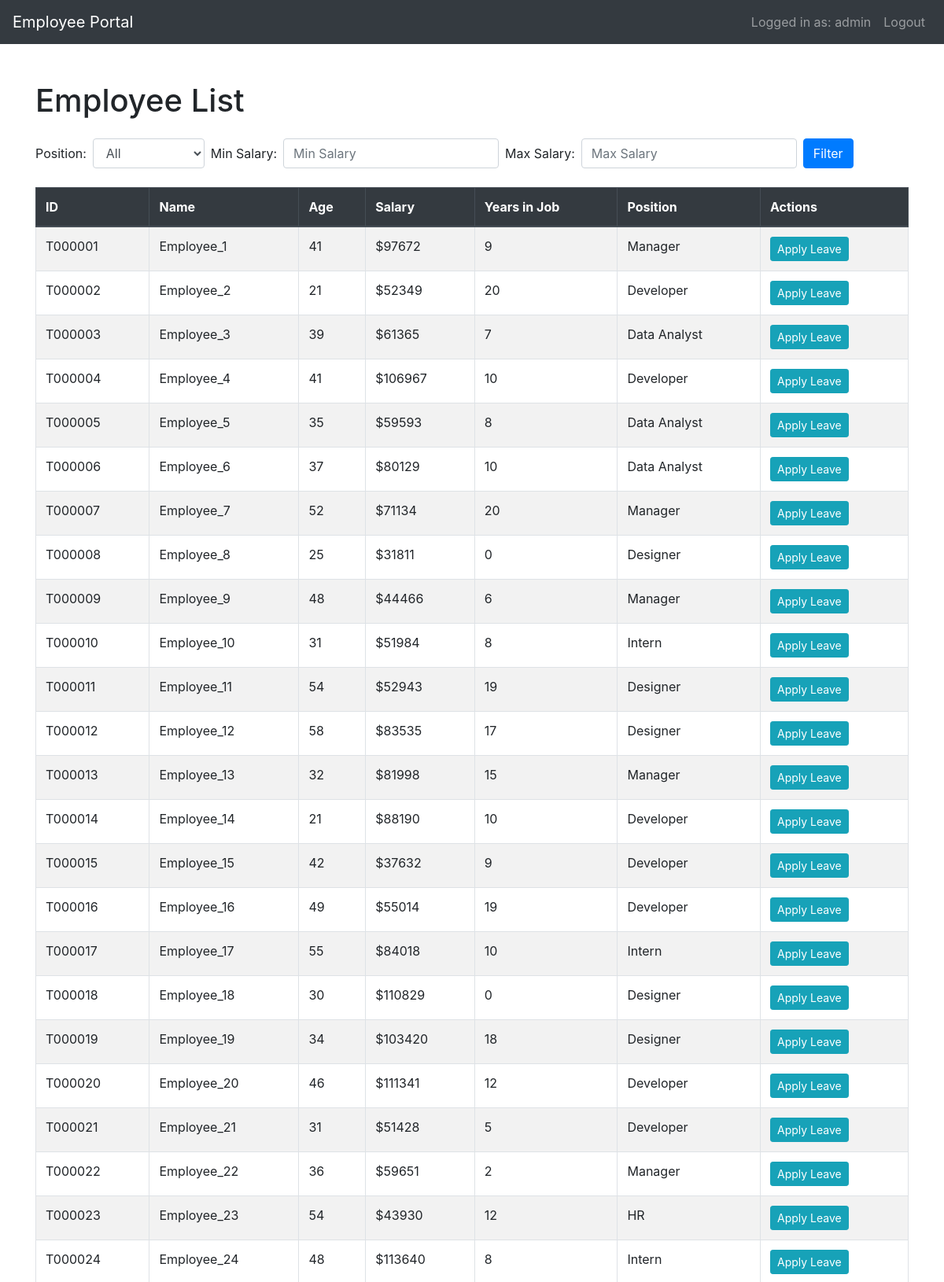
Page /employees (signed in, upper part) on the committed database.
### models.py (models this page shows, shortened)
class Employee(db.Model):
    __tablename__ = 'employees'
    id = db.Column(db.Integer, primary_key=True)
    name = db.Column(db.String(80), nullable=False)
    age = db.Column(db.Integer)
    salary = db.Column(db.Integer)
    years_in_job = db.Column(db.Integer)
    position = db.Column(db.String(80), nullable=False)

### app.py (the view)
@app.route("/employees", methods=["GET"])
@login_required
def list_employees():
    q = db.session.query(Employee)
    position = request.args.get("position")
    min_salary = request.args.get("min_salary", type=int)
    max_salary = request.args.get("max_salary", type=int)
    if position:
        q = q.filter(Employee.position == position)
    if min_salary is not None:
        q = q.filter(Employee.salary >= min_salary)
    if max_salary is not None:
        q = q.filter(Employee.salary <= max_salary)
    page = request.args.get("page", default=1, type=int)
    per_page = request.args.get("per_page", default=50, type=int)
    per_page = max(1, min(per_page, 200))
    total = q.count()
    rows = q.order_by(Employee.id).offset((page - 1) * per_page).limit(per_page).all()
    return render_template("employees.html",
                           total=total,
                           page=page,
                           per_page=per_page,
                           data=[serialize_emp(e) for e in rows])

### app.py (called while the page is built)
@app.template_filter('zfill')
def zfill_filter(s, width):
    return str(s).zfill(width)

def serialize_emp(e):
    return {
        "id": e.id,
        "name": e.name,
        "age": e.age,
        "salary": e.salary,
        "years_in_job": e.years_in_job,
        "position": e.position,
    }

def login_required(f):
    @wraps(f)
    def wrap(*args, **kwargs):
        if 'logged_in' in session:
            return f(*args, **kwargs)
        else:
            return redirect(url_for('login'))
    return wrap

### templates/employees.html (shortened to what this page needs)
{% extends "base.html" %}
{% block content %}
<div class="mt-4">
    <h1 class="mb-4">Employee List</h1>
    <div class="row">
        <div class="col">
            <form action="{{ url_for('list_employees') }}" method="get" class="form-inline mb-4">
                <div class="form-group mr-2">
                    <label for="position" class="mr-2">Position:</label>
                    <select class="form-control" id="position" name="position">
                        <option value="">All</option>
                    </select>
                </div>
                <div class="form-group mr-2">
                    <label for="min_salary" class="mr-2">Min Salary:</label>
                    <input type="number" class="form-control" id="min_salary" name="min_salary" placeholder="Min Salary">
                </div>
                <div class="form-group mr-2">
                    <label for="max_salary" class="mr-2">Max Salary:</label>
                    <input type="number" class="form-control" id="max_salary" name="max_salary" placeholder="Max Salary">
                </div>
                <button type="submit" class="btn btn-primary">Filter</button>
            </form>
        </div>
    </div>
    <div class="table-responsive">
        <table class="table table-striped table-bordered">
            <thead class="thead-dark">
                <tr>
                    <th>ID</th>
                    <th>Name</th>
                    <th>Age</th>
                    <th>Salary</th>
                    <th>Years in Job</th>
                    <th>Position</th>
                    <th>Actions</th>
                </tr>
            </thead>
            <tbody>
                {% for emp in data %}
                <tr>
                    <td>T{{ emp.id|string|zfill(6) }}</td>
                    <td>{{ emp.name }}</td>
                    <td>{{ emp.age }}</td>
                    <td>${{ emp.salary }}</td>
                    <td>{{ emp.years_in_job }}</td>
                    <td>{{ emp.position }}</td>
                    <td>
                        <a href="{{ url_for('leave_form', emp_id=emp.id) }}" class="btn btn-info btn-sm">Apply Leave</a>
                    </td>
                </tr>
                {% endfor %}
            </tbody>
        </table>
    </div>
</div>
{% endblock %}

### templates/base.html (shortened to what this page needs)
<!DOCTYPE html>
<html lang="en">
<head>
    <link rel="stylesheet" href="https://stackpath.bootstrapcdn.com/bootstrap/4.5.2/css/bootstrap.min.css">
</head>
<body>
    <nav class="navbar navbar-expand-md navbar-dark bg-dark fixed-top">
        <a class="navbar-brand" href="{{ url_for('list_employees') }}">Employee Portal</a>
        <div class="collapse navbar-collapse">
            <ul class="navbar-nav ml-auto">
                {% if 'logged_in' in session %}
                <li class="nav-item">
                    <a class="nav-link" href="#">Logged in as: {{ session['username'] }}</a>
                </li>
                <li class="nav-item">
                    <a class="nav-link" href="{{ url_for('logout') }}">Logout</a>
                </li>
                {% endif %}
            </ul>
        </div>
    </nav>
    <main role="main" class="container">
        {% block content %}{% endblock %}
    </main>
</body>
</html>

### templates/base.html (style rules this page uses)
body { padding-top: 5rem; }

### rows in the picture
Employee: id|zfill "000001", name "Employee_1", age "41", salary "97672", years_in_job "9", position "Manager"
Employee: id|zfill "000002", name "Employee_2", age "21", salary "52349", years_in_job "20", position "Developer"
Employee: id|zfill "000003", name "Employee_3", age "39", salary "61365", years_in_job "7", position "Data Analyst"
Employee: id|zfill "000004", name "Employee_4", age "41", salary "106967", years_in_job "10", position "Developer"
Employee: id|zfill "000005", name "Employee_5", age "35", salary "59593", years_in_job "8", position "Data Analyst"
Employee: id|zfill "000006", name "Employee_6", age "37", salary "80129", years_in_job "10", position "Data Analyst"
Employee: id|zfill "000007", name "Employee_7", age "52", salary "71134", years_in_job "20", position "Manager"
Employee: id|zfill "000008", name "Employee_8", age "25", salary "31811", years_in_job "0", position "Designer"
Employee: id|zfill "000009", name "Employee_9", age "48", salary "44466", years_in_job "6", position "Manager"
Employee: id|zfill "000010", name "Employee_10", age "31", salary "51984", years_in_job "8", position "Intern"
Employee: id|zfill "000011", name "Employee_11", age "54", salary "52943", years_in_job "19", position "Designer"
Employee: id|zfill "000012", name "Employee_12", age "58", salary "83535", years_in_job "17", position "Designer"
Employee: id|zfill "000013", name "Employee_13", age "32", salary "81998", years_in_job "15", position "Manager"
Employee: id|zfill "000014", name "Employee_14", age "21", salary "88190", years_in_job "10", position "Developer"
Employee: id|zfill "000015", name "Employee_15", age "42", salary "37632", years_in_job "9", position "Developer"
Employee: id|zfill "000016", name "Employee_16", age "49", salary "55014", years_in_job "19", position "Developer"
Employee: id|zfill "000017", name "Employee_17", age "55", salary "84018", years_in_job "10", position "Intern"
Employee: id|zfill "000018", name "Employee_18", age "30", salary "110829", years_in_job "0", position "Designer"
Employee: id|zfill "000019", name "Employee_19", age "34", salary "103420", years_in_job "18", position "Designer"
Employee: id|zfill "000020", name "Employee_20", age "46", salary "111341", years_in_job "12", position "Developer"
Employee: id|zfill "000021", name "Employee_21", age "31", salary "51428", years_in_job "5", position "Developer"
Employee: id|zfill "000022", name "Employee_22", age "36", salary "59651", years_in_job "2", position "Manager"
Employee: id|zfill "000023", name "Employee_23", age "54", salary "43930", years_in_job "12", position "HR"
Employee: id|zfill "000024", name "Employee_24", age "48", salary "113640", years_in_job "8", position "Intern"

### other values in the picture
{{ session['username'] }} "admin"
